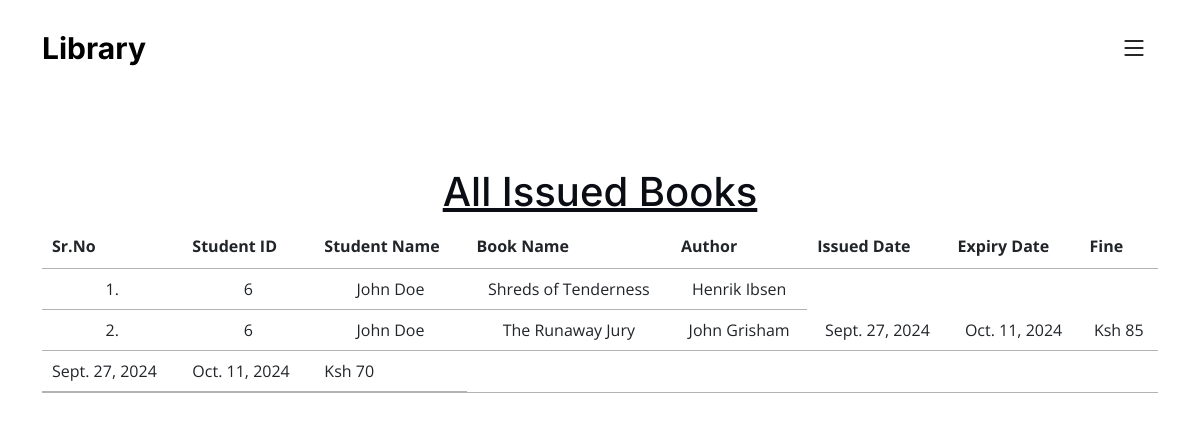
Page /student_issued_books/ (signed in) on the committed database.
### library/models.py (models this page shows, shortened)
class Book(models.Model):
    name = models.CharField(max_length=200)
    author = models.CharField(max_length=200)
    isbn = models.PositiveIntegerField()
    category = models.CharField(max_length=50)

class IssuedBook(models.Model):
    student_id = models.CharField(max_length=100, blank=True)
    isbn = models.CharField(max_length=13)
    issued_date = models.DateField(auto_now=True)
    expiry_date = models.DateField(default=expiry)

### library/views.py (the view)
# urls.py: path("student_issued_books/", views.student_issued_books, name="student_issued_books"),
@login_required(login_url='/student_login')
def student_issued_books(request):
    student = Student.objects.filter(user_id=request.user.id)
    issuedBooks = IssuedBook.objects.filter(student_id=student[0].user_id)
    li1 = []
    li2 = []
    for i in issuedBooks:
        books = Book.objects.filter(isbn=i.isbn)
        for book in books:
            t=(request.user.id, request.user.get_full_name, book.name, book.author)
            li1.append(t)
            days=(date.today()-i.issued_date)
            d=days.days
            fine=0
            if d>15:
                day=d-14
                fine=day*5
            t=(issuedBooks[0].issued_date, issuedBooks[0].expiry_date, fine)
            li2.append(t)
    return render(request, 'library/student_issued_books.html', {'li1':li1, 'li2':li2})

### library/templates/library/student_issued_books.html (shortened to what this page needs)
{% extends 'library/student_navbar.html' %}
{% load static %}
{% block body %}
<div class="container mt-4">
    <h1 class="text-center"><u>All Issued Books</u></h1>
    <table class="table table-hover" id="example">
        <thead>
            <tr class="text-center">
                <th>Sr.No</th>
                <th>Student ID</th>
                <th>Student Name</th>
                <th>Book Name</th>
                <th>Author</th>
                <th>Issued Date</th>
                <th>Expiry Date</th>
                <th>Fine</th>
            </tr>
        </thead>
        <tbody>
            {% for i in li1 %}
            <tr class="text-center">
                <td>{{forloop.counter}}.</td>
                <td>{{i.0}}</td>
                <td>{{i.1}}</td>
                <td>{{i.2}}</td>
                <td>{{i.3}}</td>
                {% endfor %}
                {% for i in li2 %}
                <td>{{i.0}}</td>
                <td>{{i.1}}</td>
                <td>Ksh {{i.2}}</td>
            </tr>
            {% endfor %}
        </tbody>
    </table>
    </div>
{% endblock %}

### library/static/library/css/main.css (style rules this page uses)
:root { --font-default: "Open Sans", system-ui, -apple-system, "Segoe UI", Roboto, "Helvetica Neue", Arial, "Noto Sans", "Liberation Sans", sans-serif, "Apple Color Emoji", "Segoe UI Emoji", "Segoe UI Symbol", "Noto Color Emoji"; --font-primary: "Inter", sans-serif; --font-secondary: "Poppins", sans-serif; }
:root { --color-default: #0a0d13; --color-primary: #0d42ff; --color-secondary: #0e1d34; }
:root { scroll-behavior: smooth; }
body { font-family: var(--font-default); color: var(--color-default); }
h1, h2, h3, h4, h5, h6 { font-family: var(--font-primary); }

### rows in the picture
Book: name "Shreds of Tenderness", author "Henrik Ibsen"
Book: name "The Runaway Jury", author "John Grisham"
IssuedBook: issued_date "Sept. 27, 2024" "Sept. 27, 2024", expiry_date "Oct. 11, 2024" "Oct. 11, 2024"

### other values in the picture
{{ i.0 }} "6" "6"
{{ i.1 }} "John Doe" "John Doe"
{{ i.2 }} "85" "70"
